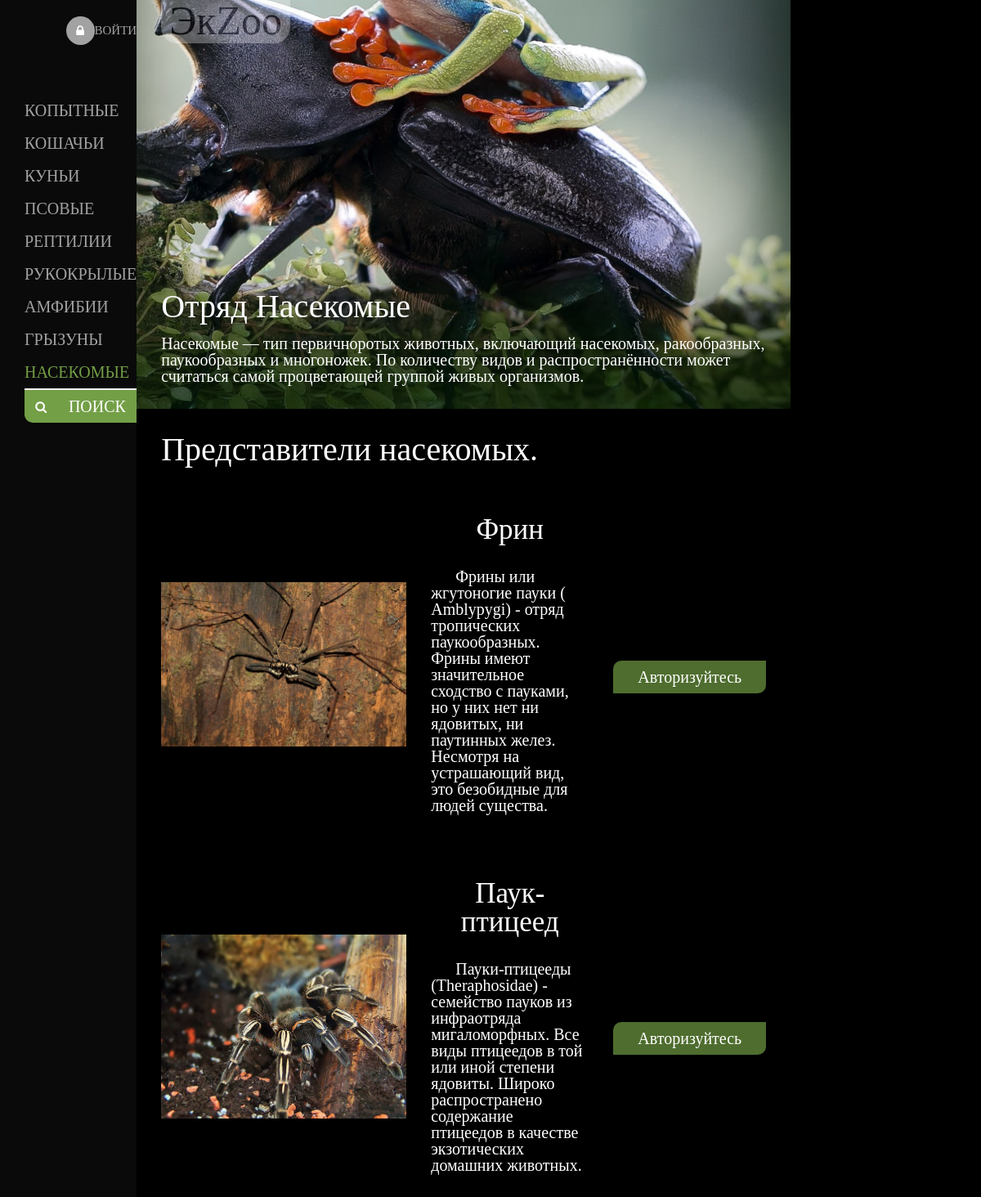
Page /pages/arthropods.php on the committed database.
### tables this page shows
CREATE TABLE `animals` (
  `ID_animal` int NOT NULL,
  `Pictures` varchar(200) NOT NULL,
  `Short_info` varchar(400) NOT NULL,
  `Name` varchar(40) NOT NULL,
  `Class` varchar(40) NOT NULL,
  `Kind` varchar(40) NOT NULL,
  `Height` varchar(10) NOT NULL,
  `Weight` varchar(10) NOT NULL,
  `Food` varchar(1000) NOT NULL,
  `Life_span` varchar(10) NOT NULL,
  `appearance` varchar(3000) NOT NULL,
  `lifestyle_info` varchar(3000) NOT NULL,
  `ID_habitats` int NOT NULL
);

### PHP/connect.php (called while the page is built, shortened)
<?
$host = 'localhost';
$db = 'экzoo';
$user = 'root';
$pass = '';
$charset = 'utf8';
$dsn = "mysql:host=$host;dbname=$db;charset=$charset";
$opt = array (
    PDO::ATTR_ERRMODE => PDO::ERRMODE_EXCEPTION,
    PDO::ATTR_DEFAULT_FETCH_MODE => PDO::FETCH_ASSOC,
    PDO::ATTR_EMULATE_PREPARES => false,
);
$pdo = new PDO($dsn, $user, $pass, $opt);
function get_animals_arh(){
	global $pdo;
	$sqlAnimals = $pdo->query("SELECT * FROM `animals` WHERE `Class` LIKE '%Насекомые%'");
	return $sqlAnimals;
}
?>

### pages/arthropods.php (the view, shortened to what this page needs)
<html lang="ru">
<head>
	<link rel="stylesheet" href="../css/style-allPage.css">
	<link rel="stylesheet" type="text/css" href="../css/media.css">
</head>
<body>
	<div class="wrapper">
		<div class="two-blocks">
			<div class="left-block">
				<div class="navigation-menu">
				<?
					if($_SESSION['autorized'] == true){
						echo "<div class='user-name'>Ваш логин:"."<br>".$_SESSION['login']."</div><div class='authorization-state'><i class='fa fa-lock'></i><a href='../PHP/logout.php'>Выйти</a></div>";
					}else{
						echo "<div class='user-name'><div class='authorization-state'><i class='fa fa-lock'></i><a href='../PHP/login.php'>Войти</a></div></div>";
					}
				?>
					<ul class="menu">
						<a href="ungulates.php"><li class="list-menu">копытные</li></a>
						<a href="catlike.php"><li class="list-menu">кошачьи</li></a>
						<a href="kynie.php"><li class="list-menu">куньи</li></a>
						<a href="doglike.php"><li class="list-menu">псовые</li></a>
						<a href="reptiles.php"><li class="list-menu">рептилии</li></a>
						<a href="cheiroptera.php"><li class="list-menu">рукокрылые</li></a>
						<a href="amphibians.php"><li class="list-menu">амфибии</li></a>
						<a href="rodents.php"><li class="list-menu">грызуны</li></a>
						<a href="arthropods.php"><li class="list-menu active">насекомые</li></a>
						<a href="../PHP/find.php"><li class="list-menu serch-animals"><i class="fa fa-search"></i>поиск</li></a>
					</ul>
				</div>
			</div>
			<div class="right-block">
				<div class="header" style="background: url(../img/pictures/Насекомые/Насекомые.jpg) 100% 100%">
					<div class="content-top">
						<div><a href="../index.php" class="name-site">ЭкZoo</a></div>
					</div>
					<div class="content-bottom">
						<h1 class="detachment__title">Отряд Насекомые</h1>
						<h2 class="detachment-info detachment-info__title">Насекомые — тип первичноротых животных, включающий насекомых, ракообразных, паукообразных и многоножек. По количеству видов и распространённости может считаться самой процветающей группой живых организмов.</h2>
					</div>
				</div>
				<div class="content">
					<div class="content-text name-class_title">Представители насекомых.</div>
						<?php
							require_once('../PHP/connect.php');
							$animalsInfo = get_animals_arh();
							foreach ($animalsInfo as $animalInfo): ?>
								<div class="content-row">
									<div class="content__left-block"><img src="<?php echo $animalInfo["Pictures"]; ?>"></div>
									<div class="content__right-block">
										<div class="animal-name"><?php echo $animalInfo["Name"]; ?></div>
										<p class="animal-info title2"><?php echo $animalInfo["Short_info"]; ?></p>
									</div>
									<?
										if($_SESSION['autorized'] == true){
											?><a href="../PHP/show-more.php?id=<?php echo $animalInfo["ID_animal"]?>" class="show-more title2">Подробнее</a><?
										}else {
											?><a href="../PHP/login.php" class="show-more title2">Авторизуйтесь</a><?}?>
								</div>
						<? endforeach; ?>
				</div>
			</div>
		</div>
	</div>
</body>
</html>

### css/style-allPage.css (style rules this page uses)
* { padding: 0; margin: 0; border: 0; box-sizing: border-box; }
*, *:before, *:after { box-sizing: border-box; }
html, body { height: 100%; width: 100%; font-size: 100%; line-height: 1; font-size: 14px; -ms-text-size-adjust: 100%; -moz-text-size-adjust: 100%; -webkit-text-size-adjust: 100%; }
a, a:visited { text-decoration: none; }
ul li { list-style: none; }
img { vertical-align: top; }
h1, h2, h3, h4, h5, h6 { font-size: inherit; font-weight: 400; }
body { background-color: #000; color: #fff; font-family: "EB Garamond", serif; }
.name-site { font-size: 50px; color: #000; user-select: none; padding: 0 10px; background: #fff; border-radius: 0 0 20px 20px; opacity: 30%; }
.fa-search { font-size: 15px; }
.detachment__title, .name-class_title { font-size: 40px; }
.detachment-info__title { font-size: 20px; }
.title2 { font-size: 20px; }
.animal-name { font-size: 35px; }
.wrapper { max-width: 1250px; margin: 0 auto; }
.two-blocks { display: flex; }
.wrapper .two-blocks .left-block { text-transform: uppercase; font-size: 20px; background-color: #0a0a0a; padding-left: 30px; }
.navigation-menu { display: flex; flex-direction: column; justify-content: center; }
.user-name { margin: 10px 0 10px; word-wrap: break-word; font-size: 15px; }
.authorization-state { display: flex; justify-content: flex-end; align-items: center; margin: 10px 0 50px; border-radius: 30px 0 0 30px; }
.authorization-state a { padding: 7px 0; color: #a2a2a2; }
.fa-lock { display: flex; justify-content: center; align-items: center; width: 35px; height: 35px; border-radius: 50%; background: #a2a2a2; }
.menu a { color: #a2a2a2; user-select: none; }
.menu a .active { color: #739f46; }
.menu .list-menu { padding: 10px 0; }
.serch-animals { display: flex; align-items: center; justify-content: space-around; color: #fff; background-color: #739f46; border-top: 2px solid #fff; border-radius: 0 0 0 10px; }
.wrapper .two-blocks .right-block { font-size: 10px; }
.wrapper .two-blocks .right-block .header { display: flex; flex-direction: column; justify-content: space-between; width: 1095px; height: 700px; padding: 0 30px 30px; background-size: 100% 100%; box-shadow: inset 0 -100px 100px rgba(0, 20, 0, 0.7); }
.content-top { display: flex; justify-content: space-between; align-items: center; }
.detachment-info { margin-top: 15px; }
.content { padding: 0 30px 30px; }
.content-text { margin: 30px 0; }
.content-row { display: flex; justify-content: center; align-items: center; margin-top: 20px; }
.content__left-block img { width: 300px; }
.content__right-block { padding: 30px; }
.animal-name { text-align: center; }
.animal-info { margin-top: 30px; text-indent: 1.5em; }
.show-more { background-color: #4E6D2E; margin-top: 30px; padding: 10px 30px; cursor: pointer; border-radius: 10px 0 10px 0; color: #fff; }

### css/media.css (style rules this page uses)
@media (max-width: 1270px) { .wrapper .two-blocks .right-block .header { width: 800px; height: 500px; } }
@media (max-width: 1270px) { .wrapper .two-blocks .right-block { width: 800px; } }

### rows in the picture
animals: Pictures (picture), Name "Фрин", Short_info "Фрины или жгутоногие пауки ( Amblypygi) - отряд тропических паукообразных. Фрины имеют значительное сходство с пауками, но у них нет ни ядовитых, ни паутинных желез. Несмотря на устрашающий вид, это безобидные для людей существа."
animals: Pictures (picture), Name "Паук-птицеед", Short_info "Пауки-птицееды (Theraphosidae) - семейство пауков из инфраотряда мигаломорфных. Все виды птицеедов в той или иной степени ядовиты. Широко распространено содержание птицеедов в качестве экзотических домашних животных."
